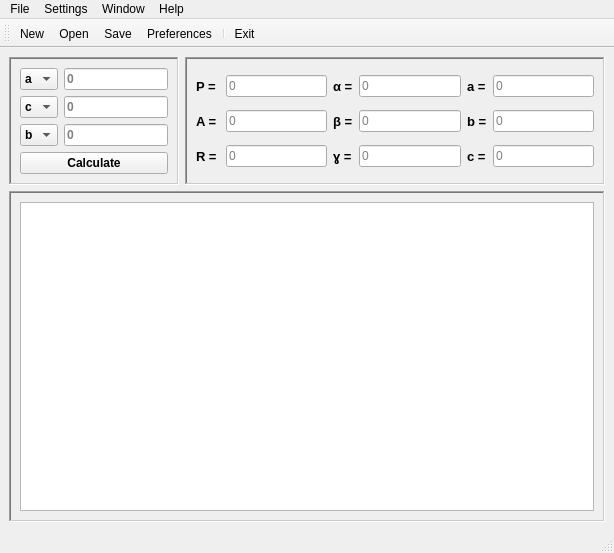
<?xml version="1.0" encoding="UTF-8"?>
<ui version="4.0">
 <class>TrnglCalculatorApp</class>
 <widget class="QMainWindow" name="TrnglCalculatorApp">
  <property name="geometry">
   <rect>
    <x>0</x>
    <y>0</y>
    <width>614</width>
    <height>553</height>
   </rect>
  </property>
  <property name="windowTitle">
   <string>Triangle Calculator</string>
  </property>
  <property name="autoFillBackground">
   <bool>false</bool>
  </property>
  <widget class="QWidget" name="centralwidget">
   <layout class="QGridLayout" name="gridLayout_3">
    <item row="0" column="1">
     <widget class="QFrame" name="frame_2">
      <property name="autoFillBackground">
       <bool>true</bool>
      </property>
      <property name="frameShape">
       <enum>QFrame::WinPanel</enum>
      </property>
      <property name="frameShadow">
       <enum>QFrame::Sunken</enum>
      </property>
      <layout class="QGridLayout" name="gridLayout">
       <item row="3" column="0">
        <widget class="QLabel" name="labelR">
         <property name="font">
          <font>
           <family>Arial</family>
           <pointsize>10</pointsize>
           <weight>75</weight>
           <bold>true</bold>
          </font>
         </property>
         <property name="text">
          <string>R =</string>
         </property>
         <property name="buddy">
          <cstring>sideB</cstring>
         </property>
        </widget>
       </item>
       <item row="2" column="6">
        <widget class="QLineEdit" name="lineEdit_b">
         <property name="placeholderText">
          <string>0</string>
         </property>
        </widget>
       </item>
       <item row="0" column="5">
        <widget class="QLabel" name="label_a">
         <property name="font">
          <font>
           <family>Arial</family>
           <pointsize>10</pointsize>
           <weight>75</weight>
           <bold>true</bold>
          </font>
         </property>
         <property name="text">
          <string>a =</string>
         </property>
         <property name="buddy">
          <cstring>lineEdit_a</cstring>
         </property>
        </widget>
       </item>
       <item row="3" column="6">
        <widget class="QLineEdit" name="lineEdit_c">
         <property name="placeholderText">
          <string>0</string>
         </property>
        </widget>
       </item>
       <item row="3" column="5">
        <widget class="QLabel" name="label_c">
         <property name="font">
          <font>
           <family>Arial</family>
           <pointsize>10</pointsize>
           <weight>75</weight>
           <bold>true</bold>
          </font>
         </property>
         <property name="text">
          <string>c =</string>
         </property>
         <property name="buddy">
          <cstring>lineEdit_c</cstring>
         </property>
        </widget>
       </item>
       <item row="3" column="2">
        <widget class="QLabel" name="labelGamma">
         <property name="font">
          <font>
           <family>Arial</family>
           <pointsize>10</pointsize>
           <weight>75</weight>
           <bold>true</bold>
          </font>
         </property>
         <property name="text">
          <string>ɣ =</string>
         </property>
         <property name="buddy">
          <cstring>Radius</cstring>
         </property>
        </widget>
       </item>
       <item row="2" column="5">
        <widget class="QLabel" name="label_b">
         <property name="font">
          <font>
           <family>Arial</family>
           <pointsize>10</pointsize>
           <weight>75</weight>
           <bold>true</bold>
          </font>
         </property>
         <property name="text">
          <string>b =</string>
         </property>
         <property name="buddy">
          <cstring>lineEdit_b</cstring>
         </property>
        </widget>
       </item>
       <item row="0" column="0">
        <widget class="QLabel" name="labelP">
         <property name="font">
          <font>
           <family>Arial</family>
           <pointsize>10</pointsize>
           <weight>75</weight>
           <bold>true</bold>
          </font>
         </property>
         <property name="text">
          <string>P = </string>
         </property>
         <property name="buddy">
          <cstring>sideC</cstring>
         </property>
        </widget>
       </item>
       <item row="2" column="2">
        <widget class="QLabel" name="labelBeta">
         <property name="font">
          <font>
           <family>Arial</family>
           <pointsize>10</pointsize>
           <weight>75</weight>
           <bold>true</bold>
          </font>
         </property>
         <property name="text">
          <string>β =</string>
         </property>
         <property name="buddy">
          <cstring>alpha</cstring>
         </property>
        </widget>
       </item>
       <item row="2" column="0">
        <widget class="QLabel" name="labelArea">
         <property name="font">
          <font>
           <family>Arial</family>
           <pointsize>10</pointsize>
           <weight>75</weight>
           <bold>true</bold>
          </font>
         </property>
         <property name="text">
          <string>A =</string>
         </property>
         <property name="buddy">
          <cstring>sideA</cstring>
         </property>
        </widget>
       </item>
       <item row="0" column="2">
        <widget class="QLabel" name="labelAlpha">
         <property name="font">
          <font>
           <family>Arial</family>
           <pointsize>10</pointsize>
           <weight>75</weight>
           <bold>true</bold>
          </font>
         </property>
         <property name="text">
          <string>α =</string>
         </property>
         <property name="buddy">
          <cstring>Perimeter</cstring>
         </property>
        </widget>
       </item>
       <item row="0" column="6">
        <widget class="QLineEdit" name="lineEdit_a">
         <property name="placeholderText">
          <string>0</string>
         </property>
        </widget>
       </item>
       <item row="2" column="1">
        <widget class="QLineEdit" name="Area">
         <property name="placeholderText">
          <string>0</string>
         </property>
        </widget>
       </item>
       <item row="0" column="3">
        <widget class="QLineEdit" name="alpha">
         <property name="placeholderText">
          <string>0</string>
         </property>
        </widget>
       </item>
       <item row="0" column="1">
        <widget class="QLineEdit" name="Perimeter">
         <property name="placeholderText">
          <string>0</string>
         </property>
        </widget>
       </item>
       <item row="3" column="1">
        <widget class="QLineEdit" name="Radius">
         <property name="placeholderText">
          <string>0</string>
         </property>
        </widget>
       </item>
       <item row="2" column="3">
        <widget class="QLineEdit" name="beta">
         <property name="placeholderText">
          <string>0</string>
         </property>
        </widget>
       </item>
       <item row="3" column="3">
        <widget class="QLineEdit" name="gamma">
         <property name="placeholderText">
          <string>0</string>
         </property>
        </widget>
       </item>
      </layout>
     </widget>
    </item>
    <item row="1" column="0" colspan="2">
     <widget class="QFrame" name="frame">
      <property name="frameShape">
       <enum>QFrame::WinPanel</enum>
      </property>
      <property name="frameShadow">
       <enum>QFrame::Sunken</enum>
      </property>
      <layout class="QVBoxLayout" name="verticalLayout">
       <item>
        <widget class="QGraphicsView" name="graphicsView">
         <property name="autoFillBackground">
          <bool>false</bool>
         </property>
        </widget>
       </item>
      </layout>
     </widget>
    </item>
    <item row="0" column="0">
     <widget class="QFrame" name="frame_1">
      <property name="font">
       <font>
        <family>Arial</family>
        <weight>75</weight>
        <bold>true</bold>
       </font>
      </property>
      <property name="mouseTracking">
       <bool>true</bool>
      </property>
      <property name="acceptDrops">
       <bool>false</bool>
      </property>
      <property name="autoFillBackground">
       <bool>true</bool>
      </property>
      <property name="frameShape">
       <enum>QFrame::WinPanel</enum>
      </property>
      <property name="frameShadow">
       <enum>QFrame::Sunken</enum>
      </property>
      <property name="lineWidth">
       <number>1</number>
      </property>
      <property name="midLineWidth">
       <number>1</number>
      </property>
      <layout class="QGridLayout" name="gridLayout_2">
       <item row="0" column="0">
        <widget class="QComboBox" name="comboBox_1">
         <property name="editable">
          <bool>false</bool>
         </property>
         <property name="currentText">
          <string>a</string>
         </property>
         <property name="insertPolicy">
          <enum>QComboBox::InsertAtBottom</enum>
         </property>
         <property name="sizeAdjustPolicy">
          <enum>QComboBox::AdjustToContents</enum>
         </property>
         <item>
          <property name="text">
           <string comment=" ">a</string>
          </property>
         </item>
         <item>
          <property name="text">
           <string>b</string>
          </property>
         </item>
         <item>
          <property name="text">
           <string>c</string>
          </property>
         </item>
         <item>
          <property name="text">
           <string>α</string>
          </property>
         </item>
         <item>
          <property name="text">
           <string>β</string>
          </property>
         </item>
         <item>
          <property name="text">
           <string>ɣ</string>
          </property>
         </item>
        </widget>
       </item>
       <item row="8" column="0" colspan="2">
        <widget class="QPushButton" name="CalcBtn">
         <property name="font">
          <font>
           <weight>75</weight>
           <bold>true</bold>
          </font>
         </property>
         <property name="text">
          <string>Calculate</string>
         </property>
        </widget>
       </item>
       <item row="3" column="0">
        <widget class="QComboBox" name="comboBox_2">
         <property name="editable">
          <bool>false</bool>
         </property>
         <property name="currentText">
          <string>c</string>
         </property>
         <item>
          <property name="text">
           <string>c</string>
          </property>
         </item>
         <item>
          <property name="text">
           <string>a</string>
          </property>
         </item>
         <item>
          <property name="text">
           <string>b</string>
          </property>
         </item>
         <item>
          <property name="text">
           <string>α</string>
          </property>
         </item>
         <item>
          <property name="text">
           <string>β</string>
          </property>
         </item>
         <item>
          <property name="text">
           <string>ɣ</string>
          </property>
         </item>
        </widget>
       </item>
       <item row="6" column="0">
        <widget class="QComboBox" name="comboBox_3">
         <property name="editable">
          <bool>false</bool>
         </property>
         <property name="currentText">
          <string>b</string>
         </property>
         <item>
          <property name="text">
           <string>b</string>
          </property>
         </item>
         <item>
          <property name="text">
           <string>a</string>
          </property>
         </item>
         <item>
          <property name="text">
           <string>c</string>
          </property>
         </item>
         <item>
          <property name="text">
           <string>α</string>
          </property>
         </item>
         <item>
          <property name="text">
           <string>β</string>
          </property>
         </item>
         <item>
          <property name="text">
           <string>ɣ</string>
          </property>
         </item>
        </widget>
       </item>
       <item row="6" column="1">
        <widget class="QLineEdit" name="sideC">
         <property name="placeholderText">
          <string>0</string>
         </property>
        </widget>
       </item>
       <item row="3" column="1">
        <widget class="QLineEdit" name="sideB">
         <property name="placeholderText">
          <string>0</string>
         </property>
        </widget>
       </item>
       <item row="0" column="1">
        <widget class="QLineEdit" name="sideA">
         <property name="placeholderText">
          <string>0</string>
         </property>
        </widget>
       </item>
      </layout>
     </widget>
    </item>
   </layout>
  </widget>
  <widget class="QMenuBar" name="menubar">
   <property name="geometry">
    <rect>
     <x>0</x>
     <y>0</y>
     <width>614</width>
     <height>21</height>
    </rect>
   </property>
   <widget class="QMenu" name="menuFile">
    <property name="title">
     <string>File</string>
    </property>
    <addaction name="actionNew"/>
    <addaction name="actionOpen"/>
    <addaction name="actionSave"/>
    <addaction name="actionSave_as"/>
    <addaction name="separator"/>
    <addaction name="actionExit"/>
   </widget>
   <widget class="QMenu" name="menuEdit">
    <property name="title">
     <string>Settings</string>
    </property>
    <addaction name="actionPreferences"/>
   </widget>
   <widget class="QMenu" name="menuHelp">
    <property name="title">
     <string>Help</string>
    </property>
    <addaction name="actionAbout"/>
   </widget>
   <widget class="QMenu" name="menuWindow">
    <property name="title">
     <string>Window</string>
    </property>
    <addaction name="actionMinimize"/>
   </widget>
   <addaction name="menuFile"/>
   <addaction name="menuEdit"/>
   <addaction name="menuWindow"/>
   <addaction name="menuHelp"/>
  </widget>
  <widget class="QStatusBar" name="statusbar"/>
  <widget class="QToolBar" name="toolBar">
   <property name="windowTitle">
    <string>toolBar</string>
   </property>
   <attribute name="toolBarArea">
    <enum>TopToolBarArea</enum>
   </attribute>
   <attribute name="toolBarBreak">
    <bool>false</bool>
   </attribute>
   <addaction name="actionNew"/>
   <addaction name="actionOpen"/>
   <addaction name="actionSave"/>
   <addaction name="actionPreferences"/>
   <addaction name="separator"/>
   <addaction name="actionExit"/>
  </widget>
  <action name="actionExit">
   <property name="icon">
    <iconset resource="icons/icons.qrc">
     <normaloff>:/exit.png</normaloff>:/exit.png</iconset>
   </property>
   <property name="text">
    <string>Exit</string>
   </property>
   <property name="shortcut">
    <string>Ctrl+Q</string>
   </property>
  </action>
  <action name="actionPreferences">
   <property name="icon">
    <iconset resource="icons/icons.qrc">
     <normaloff>:/preferences.png</normaloff>:/preferences.png</iconset>
   </property>
   <property name="text">
    <string>Preferences...</string>
   </property>
  </action>
  <action name="actionMinimize">
   <property name="text">
    <string>Minimize</string>
   </property>
   <property name="shortcut">
    <string>Ctrl+M</string>
   </property>
  </action>
  <action name="actionNew">
   <property name="icon">
    <iconset resource="icons/icons.qrc">
     <normaloff>:/new.png</normaloff>:/new.png</iconset>
   </property>
   <property name="text">
    <string>New</string>
   </property>
   <property name="shortcut">
    <string>Ctrl+N</string>
   </property>
  </action>
  <action name="actionSave">
   <property name="icon">
    <iconset resource="icons/icons.qrc">
     <normaloff>:/savefile.png</normaloff>:/savefile.png</iconset>
   </property>
   <property name="text">
    <string>Save</string>
   </property>
   <property name="shortcut">
    <string>Ctrl+S</string>
   </property>
  </action>
  <action name="actionOpen">
   <property name="icon">
    <iconset resource="icons/icons.qrc">
     <normaloff>:/open.png</normaloff>:/open.png</iconset>
   </property>
   <property name="text">
    <string>Open</string>
   </property>
   <property name="shortcut">
    <string>Ctrl+O</string>
   </property>
  </action>
  <action name="actionAbout">
   <property name="text">
    <string>About Calculator</string>
   </property>
  </action>
  <action name="actionSave_as">
   <property name="text">
    <string>Save as...</string>
   </property>
  </action>
 </widget>
 <tabstops>
  <tabstop>comboBox_1</tabstop>
  <tabstop>CalcBtn</tabstop>
 </tabstops>
 <resources>
  <include location="icons/icons.qrc"/>
 </resources>
 <connections/>
</ui>
